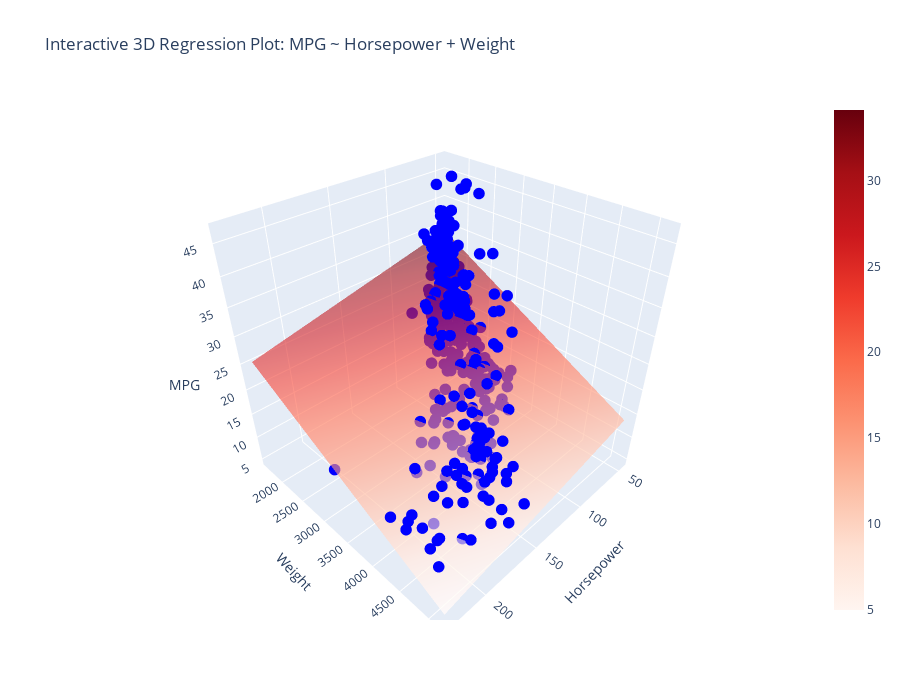

Notebook source saved alongside this figure:
### Markdown cell above
Como conclusión, las variables más útiles para explicar el comportamiento de mpg son horsepower y weight. A pesar de no haber cumplido el 100% con los supuestos, el test estadístico F nos dice que es mejor que la media o que un modelo sin predictores. Ahora vamos a ir paso por paso:
- El modelo con las variables de horsepower y weight, explican el 100% de la variabilidad de mpg. En donde, el test estadístico F, nos demuestras significativamente que el modelo es mejor que solo la media o un modelo sin predictores.
- Por otro lado, las constantes de horsepower y weight, rechazan la hipótesis de que su valor pueda ser cero, y además, el intervalo de confianza es bastante ajustado (es decir, no es disperso, lo que puede generar incertidumbre). Reforzado por el test estadístico T, diciéndonos que tan alejado están los coeficientes del cero. 
- Por otro, el Test Durbin Watson nos dice que existe correlación entre las variables, lo cual no es bueno, pero desde la perspectival del test VIF es moderada, por lo tanto es aceptada. 
- Sobre los residuos, no se encuentran aleatoriamente distribuidos y con una varianza constante, pero lo interesantes es que es desde mpg < 20, lo cual puede indicar a que el modelo no es 100% lineal, tal cual se demuestra en los scatterplots del exploratory analysis. Y de hecho, eso demuestra la distribución de los residuos... es decir, sigue una normal, pero no de manera lineal. 
- Esto se puede transformar con feature engineering, para poder seguir la porción de la curva que queda fuera.

### Code cell
# Create grid for surface
hp_range = np.linspace(df_auto_mlr['horsepower'].min(), df_auto_mlr['horsepower'].max(), 30)
wt_range = np.linspace(df_auto_mlr['weight'].min(), df_auto_mlr['weight'].max(), 30)
hp_grid, wt_grid = np.meshgrid(hp_range, wt_range)

# Predict over grid
grid_df = pd.DataFrame({
    'const': 1,
    'horsepower': hp_grid.ravel(),
    'weight': wt_grid.ravel()
})
mpg_pred = model.predict(grid_df).values.reshape(hp_grid.shape)

# Create interactive plot
fig = go.Figure()

# Add surface (regression plane)
fig.add_trace(go.Surface(
    x=hp_grid,
    y=wt_grid,
    z=mpg_pred,
    colorscale='Reds',
    opacity=0.6,
    name='Regression Plane'
))

# Add actual data points
fig.add_trace(go.Scatter3d(
    x=df_auto_mlr['horsepower'],
    y=df_auto_mlr['weight'],
    z=df_auto_mlr['mpg'],
    mode='markers',
    marker=dict(size=4, color='blue'),
    name='Actual Data'
))

fig.update_layout(
    title='Interactive 3D Regression Plot: MPG ~ Horsepower + Weight',
    scene=dict(
        xaxis_title='Horsepower',
        yaxis_title='Weight',
        zaxis_title='MPG'
    ),
    width=900,
    height=700
)

fig.show()

### Figure 1 — Plotly figure (JSON) as saved in the notebook; plotly's stock layout.template omitted (floating-point values rounded to 4 significant figures; data arrays with more than 128 entries replaced by an {"elided": "..."} marker saying what was removed)
{"data": [{"colorscale": [[0, "rgb(255,245,240)"], [0.125, "rgb(254,224,210)"], [0.25, "rgb(252,187,161)"], [0.375, "rgb(252,146,114)"], [0.5, "rgb(251,106,74)"], [0.625, "rgb(239,59,44)"], [0.75, "rgb(203,24,29)"], [0.875, "rgb(165,15,21)"], [1, "rgb(103,0,13)"]], "name": "Regression Plane", "opacity": 0.6, "type": "surface", "x": {"elided": "30x30 float values"}, "y": {"elided": "30x30 float values"}, "z": {"elided": "30x30 float values"}}, {"marker": {"color": "blue", "size": 4}, "mode": "markers", "name": "Actual Data", "type": "scatter3d", "x": {"elided": "392 int values"}, "y": {"elided": "392 int values"}, "z": {"elided": "392 float values"}}], "layout": {"height": 700, "scene": {"xaxis": {"title": {"text": "Horsepower"}}, "yaxis": {"title": {"text": "Weight"}}, "zaxis": {"title": {"text": "MPG"}}}, "title": {"text": "Interactive 3D Regression Plot: MPG ~ Horsepower + Weight"}, "width": 900}}
